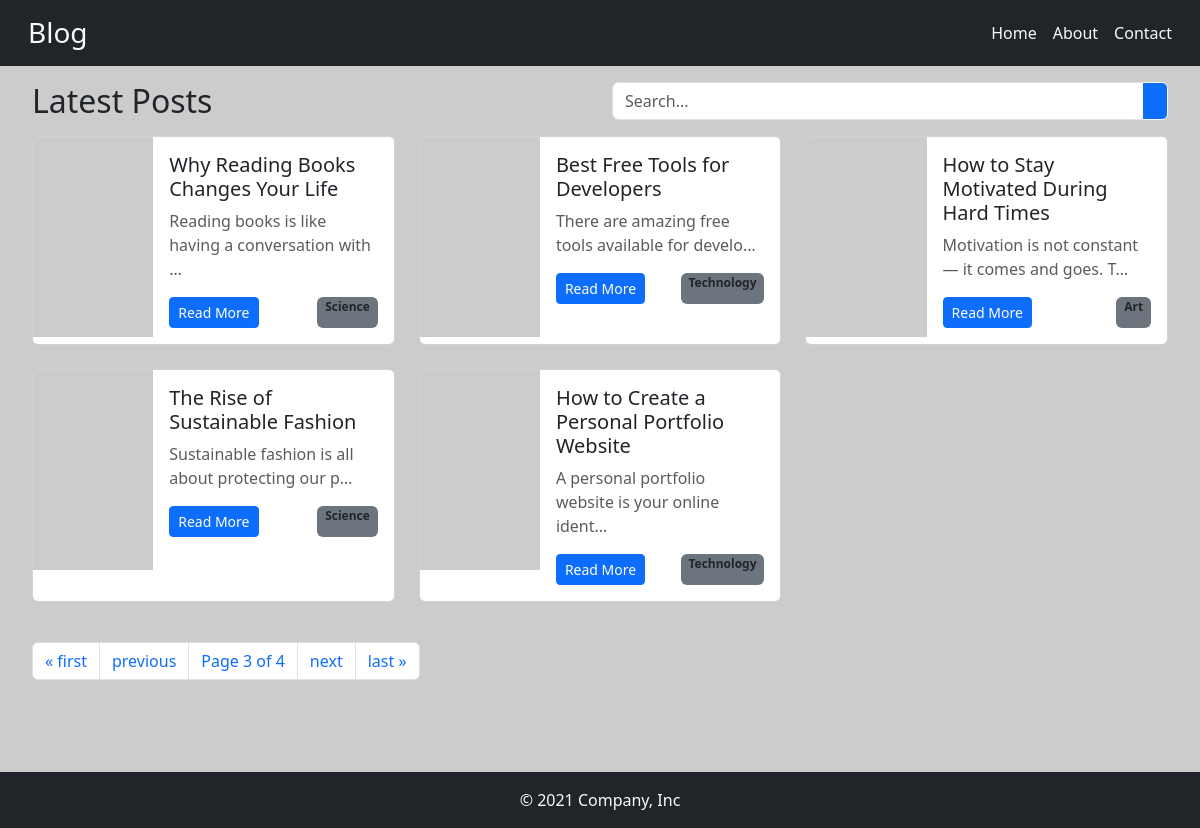
/?page=3, run on the app's committed database.
### blog/models.py (models this page shows, shortened)
class Post(models.Model):
    title = models.CharField(max_length=100)
    content = models.TextField()
    img_url = models.URLField(null=True)
    created_at = models.DateTimeField(auto_now_add=True)
    slug = models.SlugField(unique=True)
    category = models.ForeignKey(Category, on_delete=models.CASCADE)

class Category(models.Model):
    name= models.CharField(max_length=100)
    def __str__(self):
        return self.name

### blog/views.py (the view)
# urls.py: path("", views.index, name="index"),
def index(request):
    blog_title="Latest Posts"
    all_posts = Post.objects.all()
    paginator = Paginator(all_posts, 5)
    page_number = request.GET.get('page')
    page_obj = paginator.get_page(page_number)
    return render(request,'blog/index.html',{'blog_title':blog_title, 'page_obj':page_obj})

### blog/templates/blog/index.html (shortened to what this page needs)
{% extends 'blog/base.html' %}
{% block content %}
    <div class="container-fluid">
        <div class="row my-3 mx-2 align-items-center">
            <div class="col-12 col-md-6 mb-2 mb-md-0">
                <h2 class="m-0">{{blog_title}}</h2>
            </div>
            <div class="col-12 col-md-6">
                <div class="input-group">
                    <input type="text" class="form-control" placeholder="Search..." aria-label="Search">
                    <button class="btn btn-outline-light btn-primary" type="button" id="button-search">
                    </button>
                </div>
            </div>
        </div>
        <div class="row mx-2 my-3">
            {% if page_obj %}
                {% for post in page_obj %}
                <div class="col-12 col-md-6 col-lg-4 mb-4">
                <div class="card h-100">
                    <div class="card-body p-0">
                        <div class="row g-0 h-100">
                            <div class="col-12 col-md-12 col-lg-4">
                                <img src="{{post.img_url}}" class="img-fluid w-100" style="height: 200px; object-fit: cover;" alt="{{post.title}}">
                            </div>
                            <div class="col-12 col-md-12 col-lg-8 p-3">
                                <h5 class="card-title">{{post.title}}</h5>
                                <p class="card-text text-muted">{{post.content|truncatechars:50}}</p>
                                <div class="d-flex justify-content-between gap-2">
                                    <a href="{% url 'blog:detail' slug=post.slug %}" class="btn btn-sm btn-primary">Read More</a>
                                    <span class="text-decoration-none text-dark fw-bold badge bg-secondary">{{post.category}}</span>
                                </div>
                            </div>
                        </div>
                    </div>
                </div>
                </div>
                {% endfor %}
                <div class="col-12 my-3">
                    {% if page_obj.has_other_pages %}
                        <nav aria-label="Page navigation">
                            <ul class="pagination">
                                {% if page_obj.has_previous %}
                                <li class="page-item">
                                    <a class="page-link" href="?page=1" aria-label="First">
                                        <span aria-hidden="true">&laquo; first</span>
                                    </a>
                                </li>
                                <li class="page-item">
                                    <a class="page-link" href="?page={{page_obj.previous_page_number}}" aria-label="Previous">
                                        <span aria-hidden="true">previous</span>
                                    </a>
                                </li>
                                {% endif %}
                                <li class="page-item"><span class="page-link">Page {{page_obj.number}} of {{page_obj.paginator.num_pages}}</span></li>
                                {% if page_obj.has_next %}
                                    <li class="page-item">
                                        <a class="page-link" href="?page={{page_obj.next_page_number}}" aria-label="Next">
                                            <span aria-hidden="true">next</span>
                                        </a>
                                    </li>
                                    <li class="page-item">
                                        <a class="page-link" href="?page={{page_obj.paginator.num_pages}}" aria-label="Last">
                                            <span aria-hidden="true">last &raquo;</span>
                                        </a>
                                    </li>
                                {% endif %}
                            </ul>
                        </nav>
                    {% endif %}
                </div>
            {% else %}
                <p>No Posts Available</p>
            {% endif %}
        </div>
    </div>
{% endblock %}

### blog/static/blog/style.css (style rules this page uses)
* { box-sizing: border-box; }
body { background-color: #cccccc; padding-bottom: 150px; }
@media (min-width: 769px) { body { padding-bottom: 100px; } }
img { max-width: 100%; height: auto; display: block; }
.input-group { width: 100%; }
.input-group input { font-size: 16px; }

### data on the page
Post: title "Why Reading Books Changes Your Life", content "Reading books is like having a conversation with …", category "Science"
Post: title "Best Free Tools for Developers", content "There are amazing free tools available for develo…", category "Technology"
Post: title "How to Stay Motivated During Hard Times", content "Motivation is not constant — it comes and goes. T…", category "Art"
Post: title "The Rise of Sustainable Fashion", content "Sustainable fashion is all about protecting our p…", category "Science"
Post: title "How to Create a Personal Portfolio Website", content "A personal portfolio website is your online ident…", category "Technology"

### other printed values
{{ blog_title }} "Latest Posts"
{{ page_obj.number }} "3"
{{ page_obj.paginator.num_pages }} "4"
